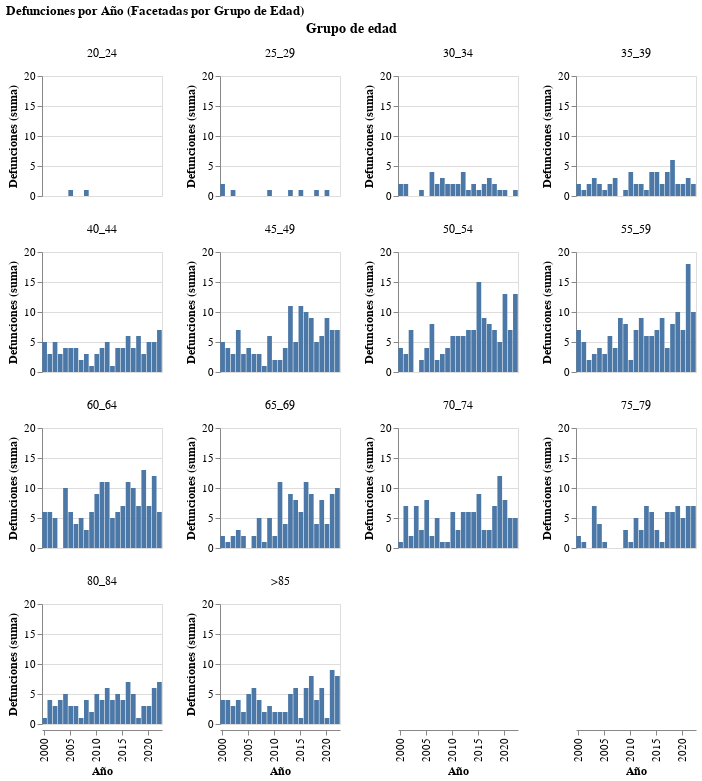

Notebook source saved alongside this figure:
### Code cell
# @title Deaths by Year by Age Groups

alt.data_transformers.disable_max_rows()

base = alt.Chart(mortalidad).mark_bar().encode(
    x=alt.X("AÑO:O",
            title="Año",
            axis=alt.Axis(
            values=[y for y in sorted(mortalidad["AÑO"].unique()) if y % 5 == 0]
    )),
    y=alt.Y("sum(CONTEO):Q",
            title="Defunciones (suma)",
            scale=alt.Scale(domain=[0, 20])
    ),

    tooltip=[
        alt.Tooltip("gpoEdad:N", title="Grupo de edad"),
        alt.Tooltip("AÑO:O", title="Año"),
        alt.Tooltip("sum(CONTEO):Q", title="Defunciones", format=",")
    ]
).properties(
    width=120,
    height=120
)


chart = base.facet(
    facet=alt.Facet("gpoEdad:N", title="Grupo de edad"),
    columns=4
).resolve_scale(
    y='independent'  # each facet gets its own y-scale (clearer comparisons within facet)
).properties(
    title="Defunciones por Año (Facetadas por Grupo de Edad)"
).configure_axis(
    labelFontSize=11,
    titleFontSize=12
).configure_header(
    labelFontSize=12,
    titleFontSize=14
)

chart

### Figure 1 — Vega-Lite specification as saved in the notebook (floating-point values rounded to 4 significant figures; data arrays with more than 128 entries replaced by an {"elided": "..."} marker saying what was removed)
{"config": {"view": {"continuousWidth": 300, "continuousHeight": 300}, "axis": {"labelFontSize": 11, "titleFontSize": 12}, "header": {"labelFontSize": 12, "titleFontSize": 14}}, "data": {"name": "data-d427b60b03d18d7c71cc83d817c71c81"}, "facet": {"field": "gpoEdad", "title": "Grupo de edad", "type": "nominal"}, "spec": {"mark": {"type": "bar"}, "encoding": {"tooltip": [{"field": "gpoEdad", "title": "Grupo de edad", "type": "nominal"}, {"field": "AÑO", "title": "Año", "type": "ordinal"}, {"aggregate": "sum", "field": "CONTEO", "format": ",", "title": "Defunciones", "type": "quantitative"}], "x": {"axis": {"values": [2000.0, 2005.0, 2010.0, 2015.0, 2020.0]}, "field": "AÑO", "title": "Año", "type": "ordinal"}, "y": {"aggregate": "sum", "field": "CONTEO", "scale": {"domain": [0, 20]}, "title": "Defunciones (suma)", "type": "quantitative"}}, "height": 120, "width": 120}, "columns": 4, "resolve": {"scale": {"y": "independent"}}, "title": "Defunciones por Año (Facetadas por Grupo de Edad)", "$schema": "https://vega.github.io/schema/vega-lite/v5.20.1.json", "datasets": {"data-d427b60b03d18d7c71cc83d817c71c81": {"elided": "273 records"}}}
